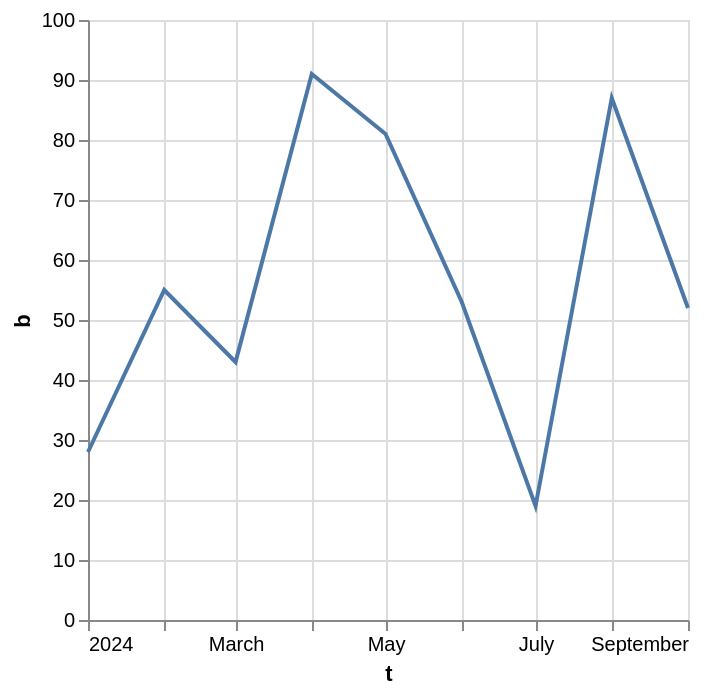

Write the Vega-Lite specification saved for this chart.
### Vega specification from a JSON file in a GitHub repository (floating-point values rounded to 4 significant figures)
{"$schema": "https://vega.github.io/schema/vega/v6.json", "background": "white", "padding": 5, "width": 300, "height": 300, "style": "cell", "data": [{"name": "source_0", "values": [{"a": "A", "b": 28, "c": 5, "g": "x", "t": "2024-01-01"}, {"a": "B", "b": 55, "c": 9, "g": "y", "t": "2024-02-01"}, {"a": "C", "b": 43, "c": 2, "g": "x", "t": "2024-03-01"}, {"a": "D", "b": 91, "c": 7, "g": "y", "t": "2024-04-01"}, {"a": "E", "b": 81, "c": 4, "g": "x", "t": "2024-05-01"}, {"a": "F", "b": 53, "c": 6, "g": "y", "t": "2024-06-01"}, {"a": "G", "b": 19, "c": 8, "g": "x", "t": "2024-07-01"}, {"a": "H", "b": 87, "c": 1, "g": "y", "t": "2024-08-01"}, {"a": "I", "b": 52, "c": 3, "g": "x", "t": "2024-09-01"}]}, {"name": "data_0", "source": "source_0", "transform": [{"type": "formula", "expr": "toDate(datum[\"t\"])", "as": "t"}]}], "marks": [{"name": "marks", "type": "line", "style": ["line"], "sort": {"field": "x"}, "from": {"data": "data_0"}, "encode": {"update": {"stroke": {"value": "#4c78a8"}, "description": {"signal": "\"t: \" + (timeFormat(datum[\"t\"], \"%b %d, %Y\")) + \"; b: \" + (format(datum[\"b\"], \"\"))"}, "x": {"scale": "x", "field": "t"}, "y": {"scale": "y", "field": "b"}, "defined": {"signal": "isValid(datum[\"t\"]) && isFinite(+datum[\"t\"]) && isValid(datum[\"b\"]) && isFinite(+datum[\"b\"])"}}}}], "scales": [{"name": "x", "type": "time", "domain": {"data": "data_0", "field": "t"}, "range": [0, {"signal": "width"}]}, {"name": "y", "type": "linear", "domain": {"data": "data_0", "field": "b"}, "range": [{"signal": "height"}, 0], "nice": true, "zero": true}], "axes": [{"scale": "x", "orient": "bottom", "gridScale": "y", "grid": true, "tickCount": {"signal": "ceil(width/40)"}, "domain": false, "labels": false, "aria": false, "maxExtent": 0, "minExtent": 0, "ticks": false, "zindex": 0}, {"scale": "y", "orient": "left", "gridScale": "x", "grid": true, "tickCount": {"signal": "ceil(height/40)"}, "domain": false, "labels": false, "aria": false, "maxExtent": 0, "minExtent": 0, "ticks": false, "zindex": 0}, {"scale": "x", "orient": "bottom", "grid": false, "title": "t", "labelFlush": true, "labelOverlap": true, "tickCount": {"signal": "ceil(width/40)"}, "zindex": 0}, {"scale": "y", "orient": "left", "grid": false, "title": "b", "labelOverlap": true, "tickCount": {"signal": "ceil(height/40)"}, "zindex": 0}]}
